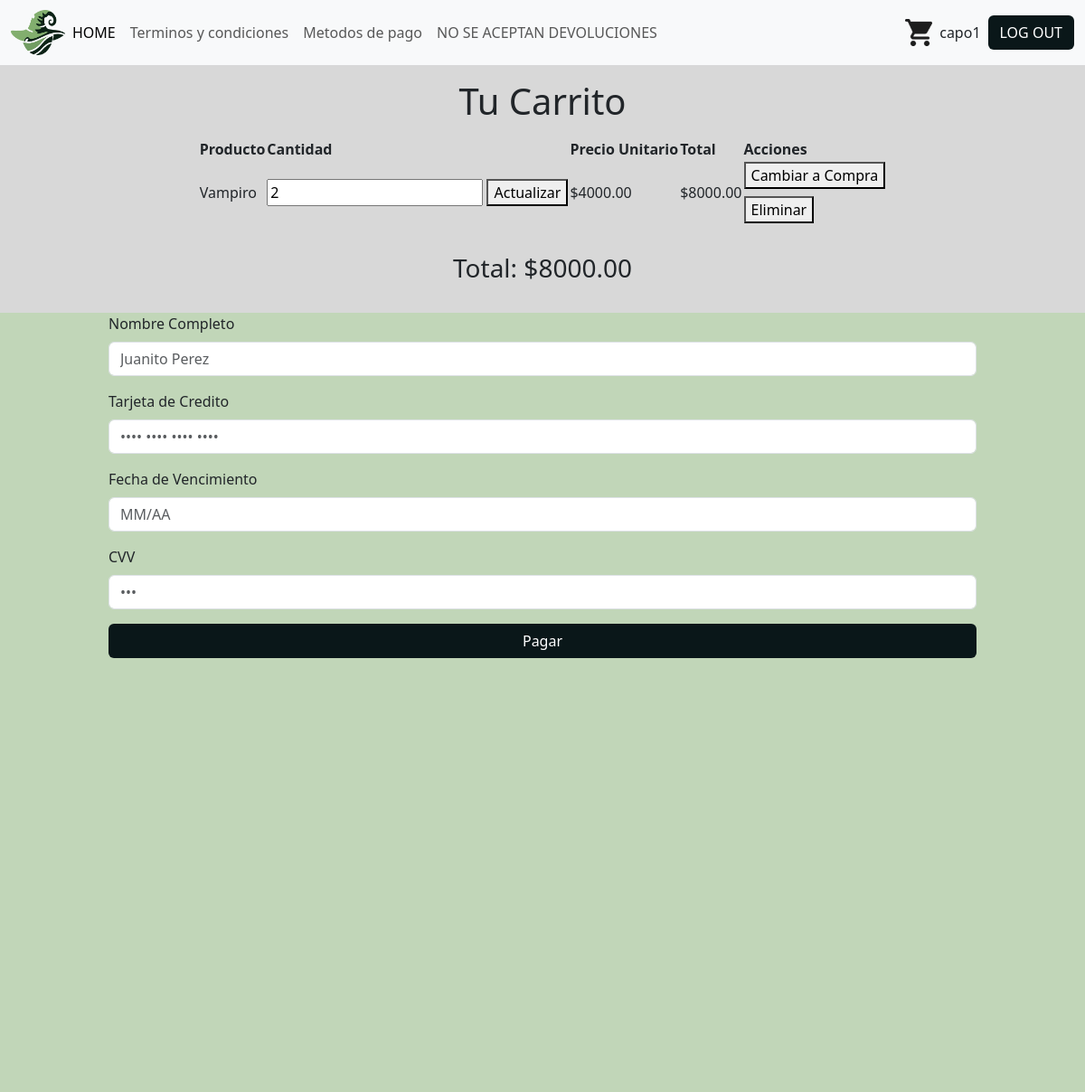
Page /carrito/ (signed in) on the committed database.
### members/models.py (models this page shows, shortened)
class CarritoItem(models.Model):
    carrito = models.ForeignKey(Carrito, related_name='items', on_delete=models.CASCADE)
    producto = models.ForeignKey('Producto', on_delete=models.CASCADE)
    cantidad = models.PositiveIntegerField(default=1)
    es_alquiler = models.BooleanField(default=False)
    def total_precio_alquiler(self):
        return self.producto.precio_Alquiler * self.cantidad

class Producto(models.Model):
    id = models.AutoField(primary_key=True)
    nombre = models.CharField(max_length=200)  # Nombre del producto
    precio_Compra = models.DecimalField(max_digits=10, decimal_places=2)  # Precio del producto
    precio_Alquiler = models.DecimalField(max_digits=10, decimal_places=2)  # Precio del producto
    stock = models.IntegerField()  # Cantidad disponible en stock

class Carrito(models.Model):
    usuario = models.OneToOneField(User, on_delete=models.CASCADE, related_name='carrito')
    creado_en = models.DateTimeField(auto_now_add=True)
    def total_compra(self):
        total = 0
        for item in self.items.all():
            if item.es_alquiler:
                total += item.total_precio_alquiler()
            else:
                total += item.total_precio_compra()
        return total

### members/views.py (the view)
# urls.py: path('carrito/', views.carrito, name='carrito'),
@login_required
def carrito(request):
    carrito, created = Carrito.objects.get_or_create(usuario=request.user)
    return render(request, 'carrito.html', {'carrito': carrito})

### members/templates/carrito.html (shortened to what this page needs)
{% load static %}
<!DOCTYPE html>
<html lang="en">
<head>
    <link rel="stylesheet" href="{% static 'members/css/style.css' %}" />
    <link href="https://cdn.jsdelivr.net/npm/bootstrap@5.3.0/dist/css/bootstrap.min.css" rel="stylesheet"
 />
</head>
<body style="background-color: #D8D8D8;">
    <header>
        <nav class="navbar navbar-expand-lg bg-body-tertiary">
            <div class="container-fluid">
              <img src="../../media/logo.png" alt="" style="height: 50px; width: 60px;">
              <div class="collapse navbar-collapse" id="navbarNav">
                <ul class="navbar-nav">
                  <li class="nav-item">
                    <a class="nav-link active" aria-current="page" href="{% url 'home' %}">HOME</a>
                  </li>
                  <li class="nav-item">
                    <a class="nav-link" href="{% url 'carrito' %}">Terminos y condiciones</a>
                  </li>
                  <li class="nav-item">
                    <a class="nav-link" href="#">Metodos de pago</a>
                  </li>
                  <li class="nav-item">
                    <a class="nav-link" aria-disabled="true">NO SE ACEPTAN DEVOLUCIONES</a>
                  </li>
                </ul>
                <div class="containerUser ms-auto d-flex align-items-center gap-2">
                  {% if user.is_authenticated %}
                    <a href="{% url 'carrito' %}"><img src="../../media/carrito.png" alt="carrito de compras" style="height: 30px; width: 30px"></a>
                    <p style="padding-top: 1rem;" href="#">{{ user.username }}</p>
                    <a href="{% url 'logout' %}" class="btn" style="background-color: #0A1719; color: white;">LOG OUT</a>
                  {% else %}
                    <a href="{% url 'login' %}" class="btn" style="background-color: #0A1719; color: white;">LOG IN</a>
                  {% endif %}
                </div>
              </div>
            </div>
          </nav>
    </header>
    <div class="">
      <h1 style="text-align: center; margin: 1rem;">Tu Carrito</h1>
      <table style="margin: auto;">
          <thead>
              <tr>
                  <th>Producto</th>
                  <th>Cantidad</th>
                  <th>Precio Unitario</th>
                  <th>Total</th>
                  <th>Acciones</th>
              </tr>
          </thead>
          <tbody>
              {% for item in carrito.items.all %}
              <tr>
                  <td>{{ item.producto.nombre }}</td>
                  <td>
                      <form method="post" action="{% url 'actualizar_item_carrito' item.id %}">
                          <input type="number" name="cantidad" value="{{ item.cantidad }}" min="1">
                          <button type="submit">Actualizar</button>
                      </form>
                  </td>
                  <td>
                      {% if item.es_alquiler %}
                          ${{ item.producto.precio_Alquiler }}
                      {% else %}
                          ${{ item.producto.precio_Compra }}
                      {% endif %}
                  </td>
                  <td>
                      {% if item.es_alquiler %}
                          ${{ item.total_precio_alquiler }}
                      {% else %}
                          ${{ item.total_precio_compra }}
                      {% endif %}
                  </td>
                  <td>
                      <form method="post" action="{% url 'alternar_alquiler_compra' item.id %}" style="margin-bottom: 0.5rem;">
                          <button type="submit">
                              {% if item.es_alquiler %}
                                  Cambiar a Compra
                              {% else %}
                                  Cambiar a Alquiler
                              {% endif %}
                          </button>
                      </form>
                      <form method="post" action="{% url 'eliminar_item_carrito' item.id %}">
                          <button type="submit">Eliminar</button>
                      </form>
                  </td>
              </tr>
              {% endfor %}
          </tbody>
      </table>
      <h3 style="text-align: center; margin: 2rem;">Total: ${{ carrito.total_compra }}</h3>
        <div class="tarjeta">
            <form class="formPagar">
                <div class="mb-3">
                    <label for="name" class="form-label">Nombre Completo</label>
                    <input type="name" class="form-control" id="name" placeholder="Juanito Perez" required />
                </div>
                <div class="mb-3">
                    <label for="card" class="form-label">Tarjeta de Credito</label>
                    <input type="card" class="form-control" id="card" placeholder="•••• •••• •••• ••••" required />
                </div>
                <div class="mb-3">
                    <label for="expireDate" class="form-label">Fecha de Vencimiento</label>
                    <input type="text" class="form-control" id="expireDate" placeholder="MM/AA" required />
                </div>
                <div class="mb-3">
                    <label for="card" class="form-label">CVV</label>
                    <input type="text" class="form-control" id="cvv" placeholder="•••" required />
                </div>
                <button type="submit" class="btn w-100" style="background-color: #0A1719; color: white">
                    Pagar
                </button>
            </form>
        </div>
    </div>
</body>
</html>

### static/members/css/style.css (style rules this page uses)
.containerUser { display: flex; align-items: center; }
.tarjeta { align-content: center; flex-grow: 2; background-color: rgb(193, 214, 184); }
.formPagar { margin-top: 0rem; margin-bottom: 40%; margin-left: 10%; margin-right: 10%; }

### rows in the picture
CarritoItem: producto.nombre "Vampiro", cantidad "2", producto.precio_Alquiler "4000.00", total_precio_alquiler "8000.00", shows "Cambiar a Compra"
Carrito: total_compra "8000.00"

### other values in the picture
{{ user.username }} "capo1"
